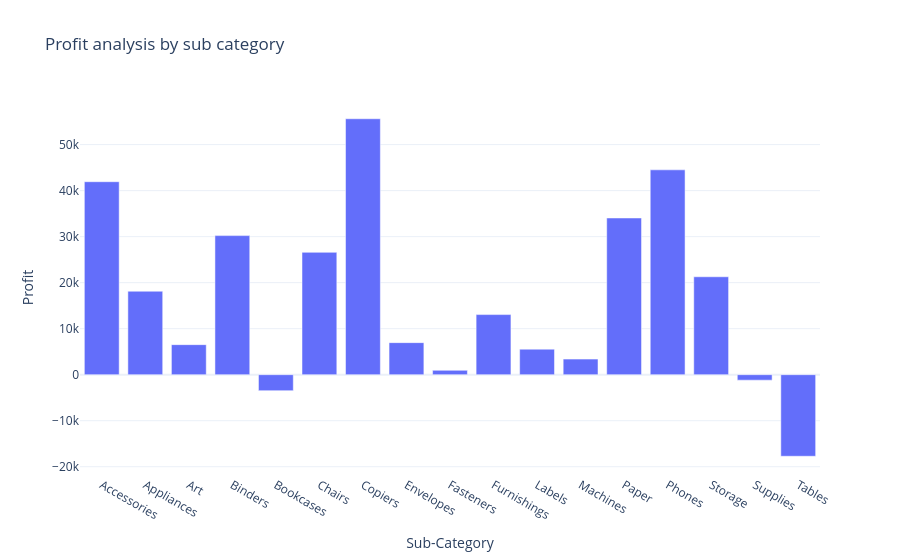

The notebook cell this image was saved under:
### Code cell
fig = px.bar(profit_by_subcategory, x= 'Sub-Category', y = 'Profit', 
             title = "Profit analysis by sub category")
fig.show()

### Figure 1 — Plotly figure (JSON) as saved in the notebook; plotly's stock layout.template omitted (floating-point values rounded to 4 significant figures)
{"data": [{"hovertemplate": "Sub-Category=%{x}<br>Profit=%{y}<extra></extra>", "legendgroup": "", "marker": {"color": "#636efa", "pattern": {"shape": ""}}, "name": "", "orientation": "v", "showlegend": false, "textposition": "auto", "type": "bar", "x": ["Accessories", "Appliances", "Art", "Binders", "Bookcases", "Chairs", "Copiers", "Envelopes", "Fasteners", "Furnishings", "Labels", "Machines", "Paper", "Phones", "Storage", "Supplies", "Tables"], "xaxis": "x", "y": [41940.0, 18140.0, 6528.0, 30220.0, -3473.0, 26590.0, 55620.0, 6964.0, 949.5, 13060.0, 5546.0, 3385.0, 34050.0, 44520.0, 21280.0, -1189.0, -17730.0], "yaxis": "y"}], "layout": {"barmode": "relative", "legend": {"tracegroupgap": 0}, "title": {"text": "Profit analysis by sub category"}, "xaxis": {"anchor": "y", "domain": [0, 1], "title": {"text": "Sub-Category"}}, "yaxis": {"anchor": "x", "domain": [0, 1], "title": {"text": "Profit"}}}}
